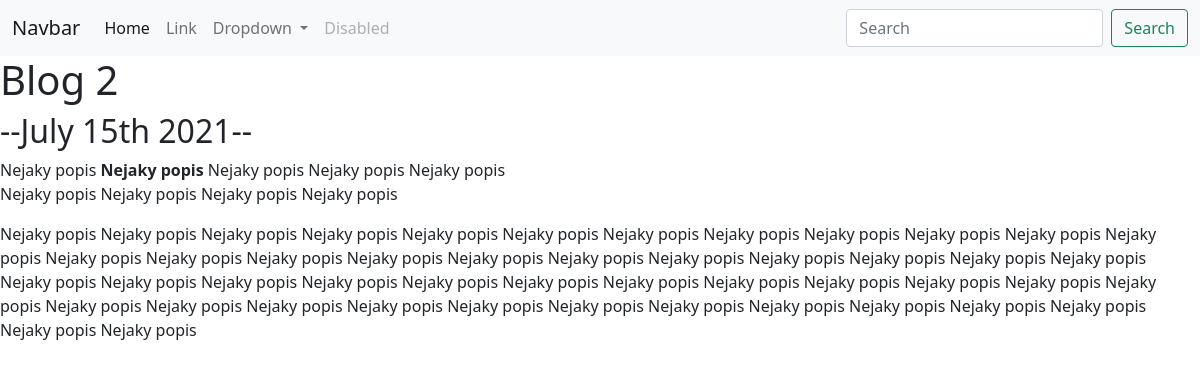
Page /blog/3/ on the committed database.
### blog/models.py (models this page shows, shortened)
class Blog(models.Model):
    title = models.CharField(max_length=200)
    date = models.DateField()
    description = models.TextField()

### blog/views.py (the view)
# urls.py: path('<int:blog_id>/', views.detail, name='detail'),
def detail(request, blog_id):
    blog = get_object_or_404(Blog, pk=blog_id)  # zuks mi najit zaznam s timto PK nebo vrat 404
    return render(request, 'blog/detail.html', {'blog': blog})

### blog/templates/blog/detail.html (shortened to what this page needs)
{% extends 'portfolio/base.html' %}
{% block content %}
<!DOCTYPE html>
<html lang="en">
<head>
</head>
<body>
<h1>{{ blog.title }}</h1>
<h2>--{{ blog.date|date:'F jS Y' }}--</h2>
{{ blog.description|safe }}
</body>
</html>
{% endblock %}

### rows in the picture
Blog: title "Blog 2", date "July 15th 2021", description "Nejaky popis Nejaky popis Nejaky popis Nejaky popis Nejaky popis Nejaky popis Nejaky popis Nejaky popis Nejaky popis Nejaky popis Nejaky popis Nejaky popis Nejaky popis Nejaky popis Nejaky popis Nejaky popis Nejaky popis Nejaky popis Nejaky popis Nejaky popis Nejaky popis Nejaky popis Nejaky popis Nejaky popis Nejaky popis Nejaky popis Nejaky popis Nejaky popis Nejaky popis Nejaky popis Nejaky popis Nejaky popis Nejaky popis Nejaky popis Nejaky popis Nejaky popis Nejaky popis Nejaky popis Nejaky popis Nejaky popis Nejaky popis Nejaky popis Nejaky popis Nejaky popis Nejaky popis Nejaky popis Nejaky popis Nejaky popis Nejaky popis Nejaky popis Nejaky popis Nejaky popis Nejaky popis Nejaky…"
